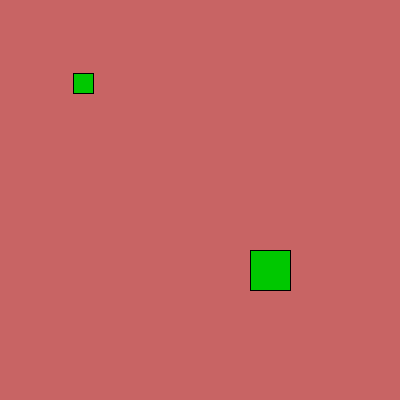
Frame 1 (no input)
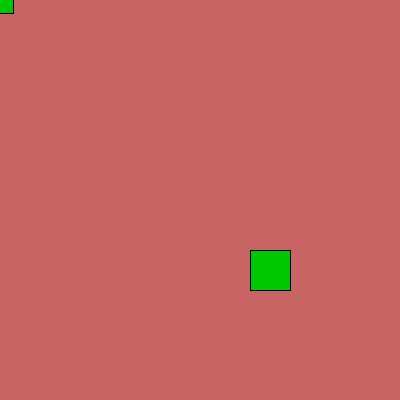
Frame 60 (the mouse pressed at the canvas centre just before this capture)
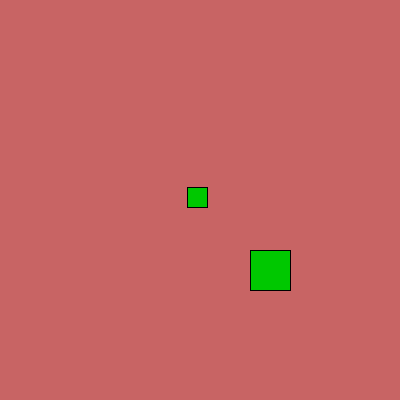
Frame 120 (the mouse held since frame 60 and released just before this capture)

The Processing sketch that drew these frames (run headless with seeded random() and noise(); from frame 60 on, the mouse is pressed at the canvas centre):

// Processing sketch: processing_150227
// ── processing_150227.pde

int x1=100;
int y1=100;

int x2=250;
int y2=250;

int w1=20;
int w2=40;

int h1=20;
int h2=40;

int punkte=0;
void setup(){
    size(400,400);
}

void draw(){
    y1+=(mouseY-y1-h1/2)/4;
    x1+=(mouseX-x1-w1/2)/4;
    

    
    //Kollisionsabfrage
    boolean kollision=false;
    if(x1+w1>x2){ 
        if(x1<x2+w2){
            if(y1+h1>y2){
                if(y1<y2+h2){
                    fill(200,0,0);
                    kollision=true;
                }
            }
        }
    }
    
    if(kollision){
        fill(200,0,0);
    }else{
        fill(0,200,0);
    }
    
    background(200,100,100);
    rect(x1,y1,w1,h1);
    rect(x2,y2,w2,h2);
    
    
            
}
